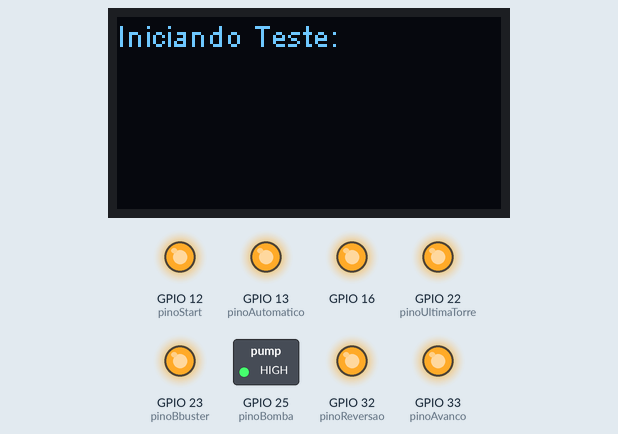
Simulated run of this sketch. Board: ESP32. Shown: 128×64 one-colour display, switched loads named in the sketch (green lamp = pin HIGH), output pins drawn as LEDs (lit = HIGH).

Above: at 0.1 s.
At 4.1 s:
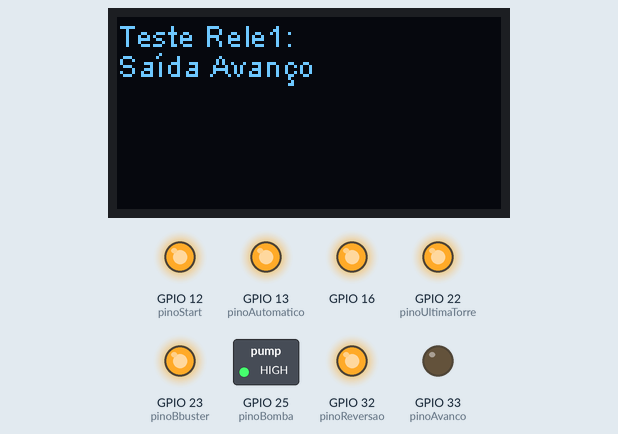
At 10.1 s:
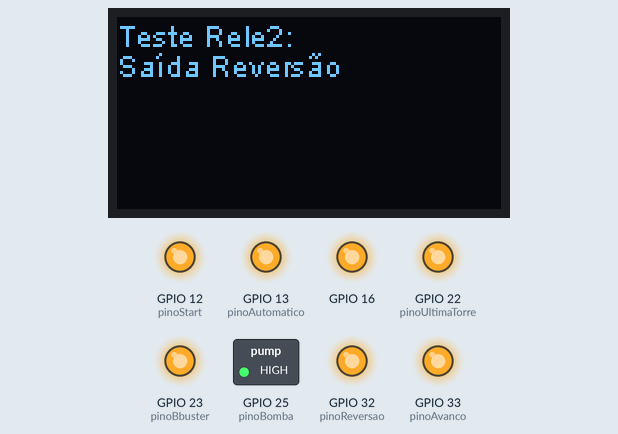
At 19.1 s:
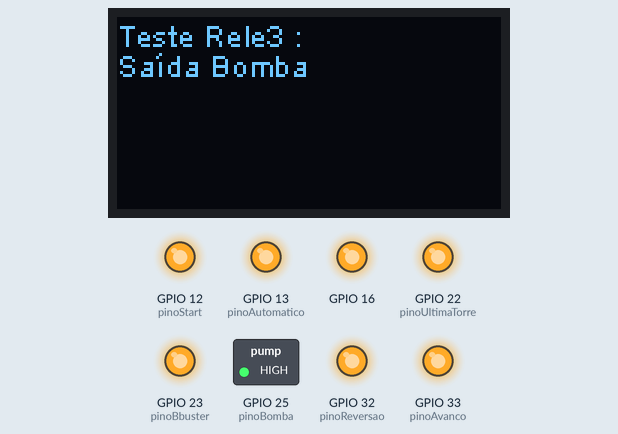
At 28.1 s:
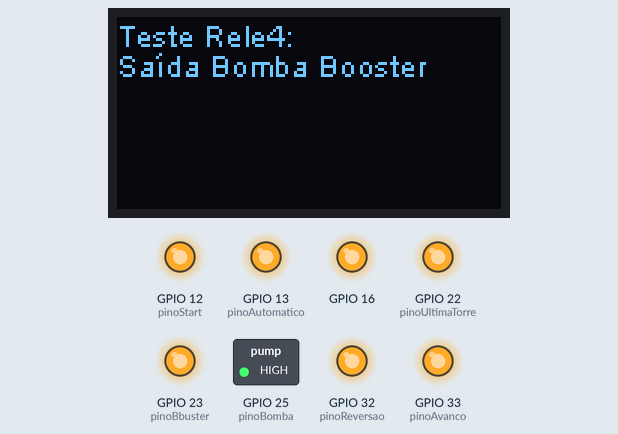
At 37.1 s:
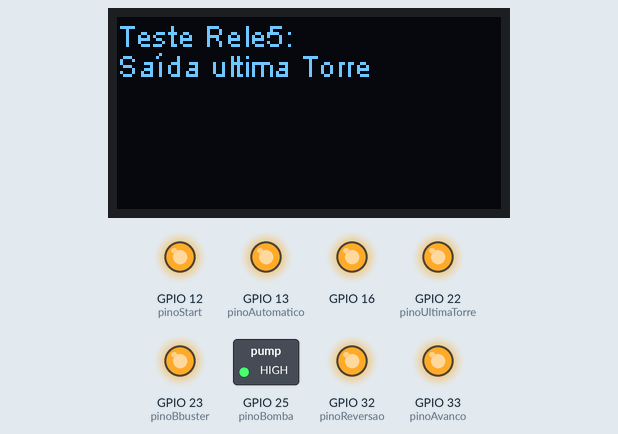
Timing chart, 0 to 38.6 s (numbered marks = the images above):
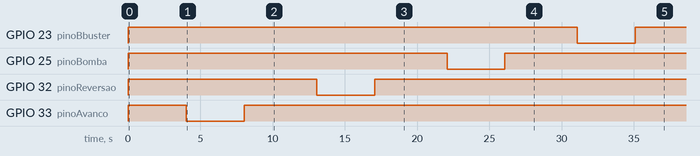

The sketch:

Teste_Saidas_Pivo.ino
```cpp
//bibliotecas
#include <SPI.h>
#include<SSD1306.h>

//Variável para controle do display
SSD1306 display(0x3c, 4, 15);

//*************PINOS DE SAÍDA DA PLACA *******************
const int pinoStart = 12;
const int pinoAvanco = 33;
const int pinoReversao = 32;
const int pinoBomba = 25;
const int pinoBbuster = 23;
const int pinoUltimaTorre = 22;
const int pinoAutomatico = 13;


//Configurações de setup do display
void setupDisplay() {
  //O estado do GPIO16 é utilizado para controlar o display OLED
  pinMode(16, OUTPUT);
  //Reseta as configurações do display OLED
  digitalWrite(16, LOW);
  //Para o OLED permanecer ligado, o GPIO16 deve permanecer HIGH
  //Deve estar em HIGH antes de chamar o display.init() e fazer as demais configurações,
  //não inverta a ordem
  digitalWrite(16, HIGH);

  //Configurações do display
  display.init();
  display.flipScreenVertically();
  display.setFont(ArialMT_Plain_10);
  display.setTextAlignment(TEXT_ALIGN_LEFT);
}

void setup() {
  Serial.begin(9600);
  setupDisplay();//Chama a função setup do display

  //Definimos os pinos como entrada ou saídas
  pinMode(pinoBomba, OUTPUT);
  pinMode(pinoBbuster, OUTPUT);
  pinMode(pinoUltimaTorre, OUTPUT);
  pinMode(pinoAvanco, OUTPUT);
  pinMode(pinoReversao, OUTPUT);
  pinMode(pinoStart, OUTPUT);
  pinMode(pinoAutomatico, OUTPUT);

  //Reset para desligar tudo na primeira execução
  digitalWrite(pinoAvanco, HIGH); // Avanço
  digitalWrite(pinoReversao, HIGH); // Reversão
  digitalWrite(pinoBomba, HIGH); // Bomba
  digitalWrite(pinoBbuster, HIGH); //BBuster
  digitalWrite(pinoUltimaTorre, HIGH); //BBuster
  digitalWrite(pinoStart, HIGH); //START
  digitalWrite(pinoAutomatico, HIGH); //START

}

void loop() {


  display.clear();
  display.drawString(0, 0,   "Iniciando Teste: " );
  display.display();

  delay(1000);

  display.clear();
  display.drawString(0, 0,   "Teste Rele1: " );
  display.drawString(0, 10,  "Saída Avanço " );
  display.display();

  delay(3000);

  digitalWrite(pinoAvanco, LOW);
  delay(4000);
  digitalWrite(pinoAvanco, HIGH);

  delay(2000);

  display.clear();
  display.drawString(0, 0,   "Teste Rele2: " );
  display.drawString(0, 10,   "Saída Reversão " );
  display.display();

  delay(3000);

  digitalWrite(pinoReversao, LOW);
  delay(4000);
  digitalWrite(pinoReversao, HIGH);

  delay(2000);

  display.clear();
  display.drawString(0, 0,   "Teste Rele3 : " );
  display.drawString(0, 10,   "Saída Bomba " );
  display.display();

  delay(3000);

  digitalWrite(pinoBomba, LOW);
  delay(4000);
  digitalWrite(pinoBomba, HIGH);

  delay(2000);

  display.clear();
  display.drawString(0, 0,   "Teste Rele4: " );
  display.drawString(0, 10,   "Saída Bomba Booster " );
  display.display();

  delay(3000);

  digitalWrite(pinoBbuster, LOW);
  delay(4000);
  digitalWrite(pinoBbuster, HIGH);

  delay(2000);

  display.clear();
  display.drawString(0, 0,   "Teste Rele5: " );
  display.drawString(0, 10,   "Saída ultima Torre " );
  display.display();

  delay(3000);

  digitalWrite(pinoUltimaTorre, LOW);
  delay(4000);
  digitalWrite(pinoUltimaTorre, HIGH);

  delay(2000);

  display.clear();
  display.drawString(0, 0,   "Teste Rele6: " );
  display.drawString(0, 10,   "Saída modo automatico " );
  display.display();

  delay(3000);

  digitalWrite(pinoAutomatico, LOW);
  delay(4000);
  digitalWrite(pinoAutomatico, HIGH);

  delay(2000);

  display.clear();
  display.drawString(0, 0,   "Teste Rele7: " );
  display.drawString(0, 10,   "Saída Start pivô " );
  display.display();

  delay(4000);

  digitalWrite(pinoStart, LOW);
  delay(4000);
  digitalWrite(pinoStart, HIGH);

  delay(2000);

  display.clear();
  display.drawString(0, 0,   "Teste de Saidas Finalizado: " );
  display.display();

  delay(2000);


}
```

Measured:
- by itself, GPIO 23 (pinoBbuster): HIGH → LOW at 31.1 s, → HIGH 4.0 s later
- by itself, GPIO 25 (pinoBomba): HIGH → LOW at 22.1 s, → HIGH 4.0 s later
- by itself, GPIO 32 (pinoReversao): HIGH → LOW at 13.1 s, → HIGH 4.0 s later
- by itself, GPIO 33 (pinoAvanco): HIGH → LOW at 4.0 s, → HIGH 4.0 s later
- what the display in image 1 shows lasts 9.1 s, from 1.0 s to 10.1 s
